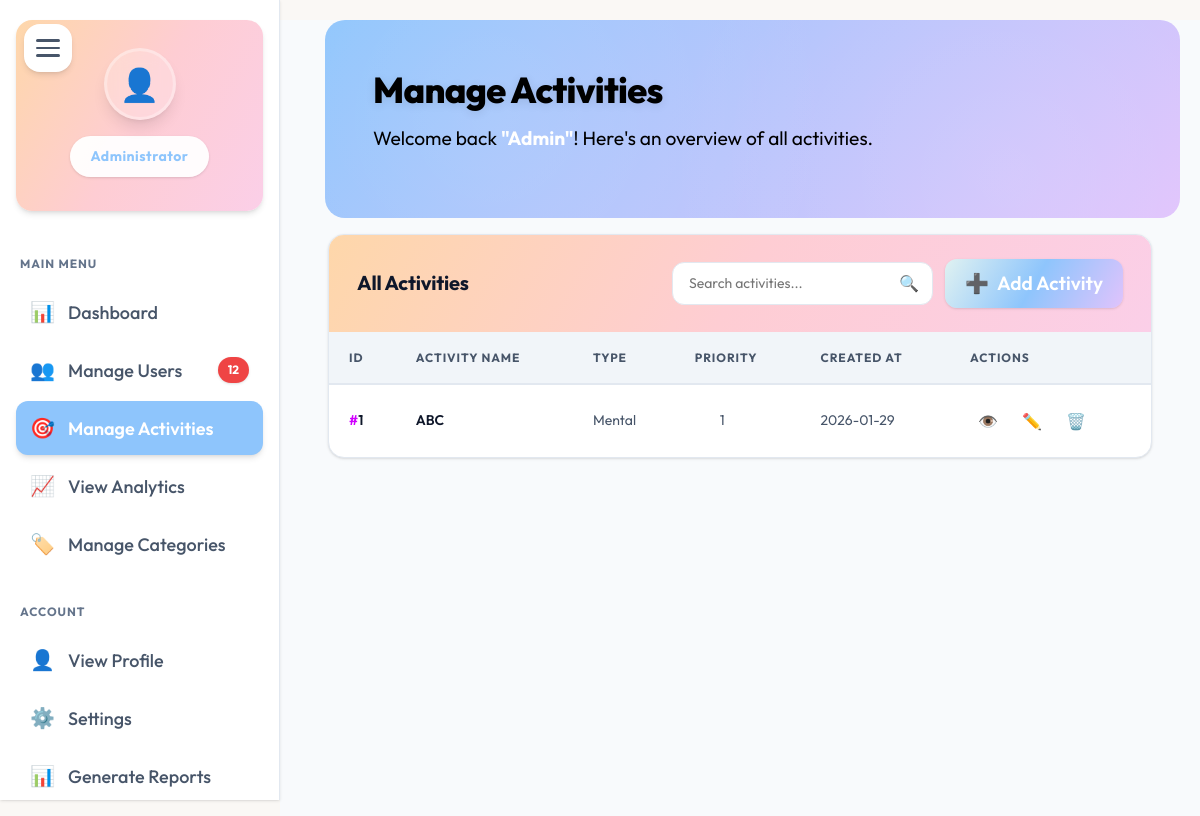
The app's page /admin/manage_activity (signed in) with its own data.
### tables this page shows
CREATE TABLE admins(
    id INTEGER PRIMARY KEY AUTOINCREMENT,
    username TEXT,
    password_hash TEXT NOT NULL
);

CREATE TABLE activities (
    id INTEGER PRIMARY KEY AUTOINCREMENT,
    name TEXT NOT NULL,
    execution_type TEXT NOT NULL,
    description TEXT,
    is_active INTEGER DEFAULT 1,
    priority INTEGER DEFAULT 0,
    created_at DATETIME DEFAULT CURRENT_TIMESTAMP
);

### routes/admin.py (the view, shortened to what this page needs)
@admin_bp.route("/manage_activity", methods=["GET", "POST"])
@login_required
def manage_activity():
    conn = get_db()
    cursor = conn.cursor()
    try:
        admins = get_admin_name(cursor)
        cursor.execute("SELECT * FROM activities ORDER BY created_at DESC")
        activities_list = [dict(row) for row in cursor.fetchall()]
        for i, item in enumerate(activities_list, start=1):
            item["ui_id"] = i
        return render_template(
            "admin/manage_activities.html", activities=activities_list, admins=admins
        )
    finally:
        conn.close()

### app.py (called while the page is built)
@login_manager.user_loader
def load_user(user_id):
    user_id = int(user_id)  # safety
    if user_id == 0:
        return User(id=0, username="admin", first_name="Admin")
    conn = sqlite3.connect("models/mood.db")
    cursor = conn.cursor()
    cursor.execute(
        "SELECT id, username, first_name, profile_picture FROM users WHERE id = ?",
        (user_id,),
    )
    row = cursor.fetchone()
    if not row:
        cursor.execute(
            "SELECT id, username, NULL as first_name, NULL as profile_picture FROM admins WHERE id = ?",
            (user_id,),
        )
        row = cursor.fetchone()
    conn.close()
    if row:
        return User(
            id=row[0],  # id
            username=row[1],  # username
            first_name=row[2],  # first_name (can be None for admins)
            profile_picture=row[3],  # profile_picture (can be None)
        )
    return None

### routes/admin.py (called while the page is built)
def get_db():
    conn = sqlite3.connect(DB_PATH)
    conn.row_factory = sqlite3.Row
    return conn

def get_admin_name(cursor):
    cursor.execute("""SELECT username FROM admins LIMIT 1""")
    row = cursor.fetchone()
    return row[0] if row else "Administrator"

### templates/admin/manage_activities.html (shortened to what this page needs)
{% extends 'admin/admin_base.html' %}
{% block sidebar_class %}static-expanded{% endblock %}
{% block admin_styles %}
<link rel="stylesheet" href="{{ url_for('static', filename='css/admin.css') }}" />
{% endblock %}
{% block admin_content %}
<div class="admin-dashboard-wrapper with-static-sidebar">
  <div class="admin-header">
    <div class="admin-header-content">
      <div class="admin-title-section">
        <h1>Manage Activities</h1>
        <p class="admin-subtitle">
          Welcome back <b style="color: white;">"{{ admins|capitalize }}"</b>! Here's an overview of all activities.
        </p>
      </div>
    </div>
  </div>
  <div class="admin-content">
    <div class="admin-table-card">
      <div class="admin-table-header">
        <h2 class="admin-card-title">All Activities</h2>
        <div class="admin-header-actions">
          <div class="admin-search-box">
            <input type="text" class="admin-search-input" id="activitySearch" placeholder="Search activities..." />
            <span class="admin-search-icon">🔍</span>
          </div>
          <button class="admin-btn admin-btn-primary" id="addActivityBtn">
            <span>➕</span> <span>Add Activity</span>
          </button>
        </div>
      </div>
      {% if activities %}
      <table class="admin-table" id="activitiesTable">
        <thead>
          <tr>
            <th>ID</th>
            <th>Activity Name</th>
            <th>Type</th>
            <th>Priority</th>
            <th>Created At</th>
            <th>Actions</th>
          </tr>
        </thead>
        <tbody id="activitiesTableBody">
          {% for activity in activities %}
          <tr data-id="{{ activity.id }}" data-name="{{ activity.name }}" data-type="{{ activity.execution_type }}" data-priority="{{ activity.priority or 0 }}">
            <td><strong><span style="color: rgb(208, 0, 255);">#</span>{{ loop.index }}</strong></td>
            <td><strong>{{ activity.name or 'Untitled Activity' }}</strong></td>
            <td>{{ activity.execution_type | capitalize }}</td>
            <td style="padding-left:45px">{{ activity.priority or 0 }}</td>
            <td>{{ activity.created_at[:10] if activity.created_at else '—' }}</td>
            <td>
              <div class="admin-table-actions">
                <button class="admin-icon-btn view-btn" title="View">👁️</button>
                <button class="admin-icon-btn edit-btn" title="Edit">✏️</button>
                <button class="admin-icon-btn delete-btn" title="Delete">🗑️</button>
              </div>
            </td>
          </tr>
          {% endfor %}
        </tbody>
      </table>
      {% endif %}
    </div>
  </div>
</div>
{% endblock %}

### static/css/styles.css (style rules this page uses)
:root { --background: #faf8f5; --surface: #ffffff; --surface-elevated: #ffffff; --primary: #e63946; --primary-light: #111111; --primary-dark: #4338ca; --accent: #0ea5e9; --accent-light: #38bdf8; --text: #111111; --text-secondary: #555555; --text-tertiary: #201e1e; --border: #e5e7eb; --border-light: #f3f4f6; --custome: linear-gradient(120deg, #e0c3fc 0%, #8ec5fc 50%, #e0f2f1 100%); --mood-creative: #ec4899; --mood-creative-light: #fdf2f8; --mood-intellectual: #8b5cf6; --mood-intellectual-light: #f5f3ff; --mood-gaming: #f59e0b; --mood-gaming-light: #fffbeb; --mood-adventure: #10b981; --mood-adventure-light: #ecfdf5; --mood-travel: #0ea5e9; --mood-travel-light: #f0f9ff; --mood-lifestyle: #f97316; --mood-lifestyle-light: #fff7ed; --mood-social: #ef4444; --mood-social-light: #fef2f2; --shadow-xs: 0 1px 2px rgba(0, 0, 0, 0.05); --shadow-sm: 0 1px 3px rgba(0, 0, 0, 0.1), 0 1px 2px rgba(0, 0, 0, 0.06); --shadow-md: 0 4px 6px -1px rgba(0, 0, 0, 0.1), 0 2px 4px -1px rgba(0, 0, 0, 0.06); --shadow-lg: 0 10px 15px -3px rgba(0, 0, 0, 0.1), 0 4px 6px -2px rgba(0, 0, 0, 0.05); --shadow-xl: 0 20px 25px -5px rgba(0, 0, 0, 0.1), 0 10px 10px -5px rgba(0, 0, 0, 0.04); --shadow-2xl: 0 25px 50px -12px rgba(0, 0, 0, 0.25); --space-1: 4px; --space-2: 8px; --space-3: 12px; --space-4: 16px; --space-5: 20px; --space-6: 24px; --space-8: 32px; --space-10: 40px; --space-12: 48px; --space-16: 64px; --space-20: 80px; --space-24: 96px; --font-sans: "Outfit", sans-serif; --font-weight-normal: 400; --font-weight-medium: 500; --font-weight-semibold: 600; --font-weight-bold: 700; --radius-sm: 6px; --radius-md: 8px; --radius-lg: 12px; --radius-xl: 16px; --radius-2xl: 24px; --radius-full: 9999px; --transition-fast: 150ms ease; --transition-base: 200ms ease; --transition-slow: 300ms ease; }
*, *::before, *::after { box-sizing: border-box; margin: 0; padding: 0; }
html { scroll-behavior: smooth; -webkit-font-smoothing: antialiased; -moz-osx-font-smoothing: grayscale; }
body { font-family: var(--font-sans); font-size: 25px; line-height: 1.6; color: var(--text); background-color: var(--background); min-height: 100vh; display: flex; flex-direction: column; }
button { font-family: inherit; cursor: pointer; border: none; background: none; }
h1, h2, h3, h4, h5, h6 { font-weight: var(--font-weight-bold); line-height: 1.2; color: var(--text); }
h1 { font-size: clamp(2rem, 5vw, 3.5rem); }
h2 { font-size: clamp(1.5rem, 4vw, 2.5rem); }
p { color: var(--text-secondary); }
.btn, .btn-primary, .btn-secondary, .btn-text, .btn-sm, .btn-lg, button, a.btn, input[type="button"], input[type="submit"], input[type="reset"] { outline: none !important; border: none !important; }

### templates/base.html (style rules this page uses)
.btn, .btn-primary, .btn-secondary, button, a.btn { outline: none !important; border: none !important; }

### templates/admin/admin_base.html (style rules this page uses)
body { margin: 0 !important; padding: 0 !important; }

### records on screen
admins: username "Admin"
activities: name "ABC", execution_type "Mental", priority "1", created_at "2026-01-29"
